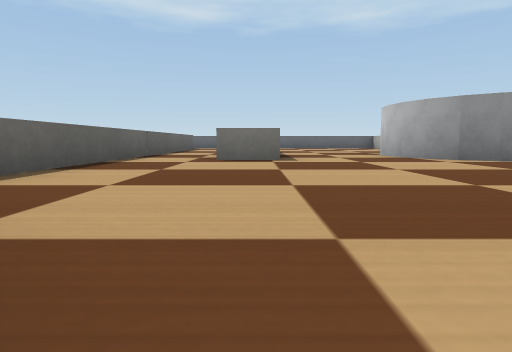
view 1 (above)

13 first-person views from a walk through a robot-simulator world made for Webots. The camera is 0.03 m above the floor, tilts 6° down and sees 75° across. The floor is counted in squares, 0.1 m on a side. Each view is taken from the middle of a square. On the plan, view 1 faces up. The plan holds only what a view shows up to about 9 squares ahead; the rest is blank. The robots in the file are not drawn. Simple shapes and patterns stand in for the simulator's stock objects.

view 2
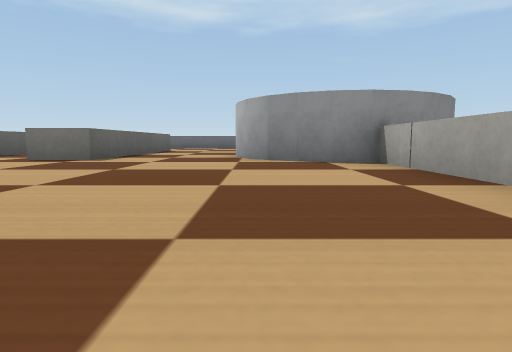

view 3
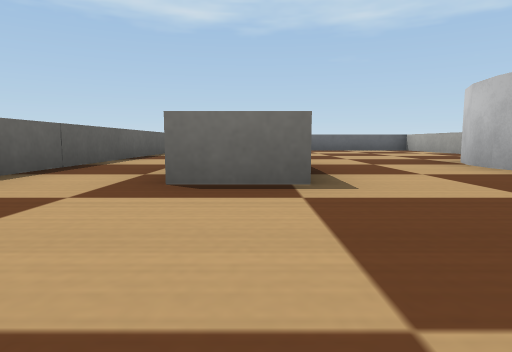

view 4
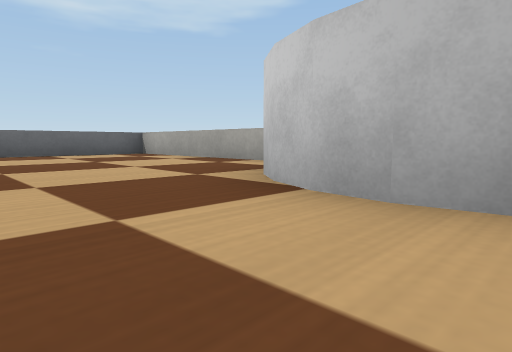

view 5
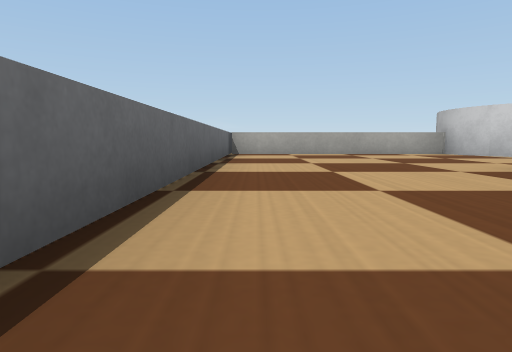

view 6
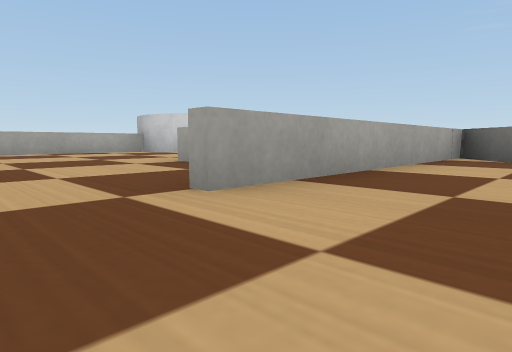

view 7
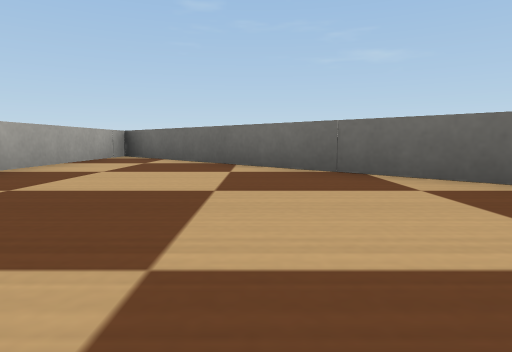

view 8
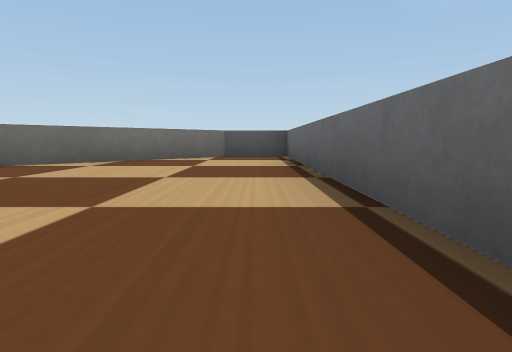

view 9
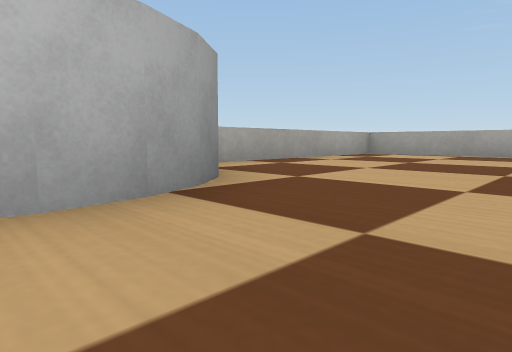

view 10
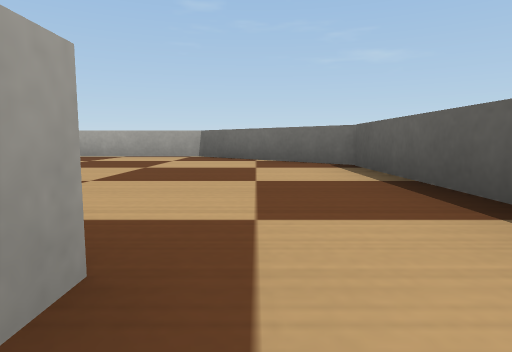

view 11
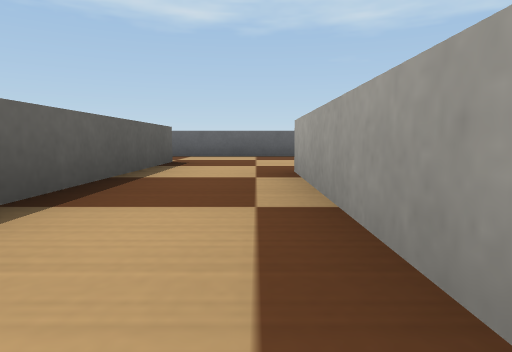

view 12
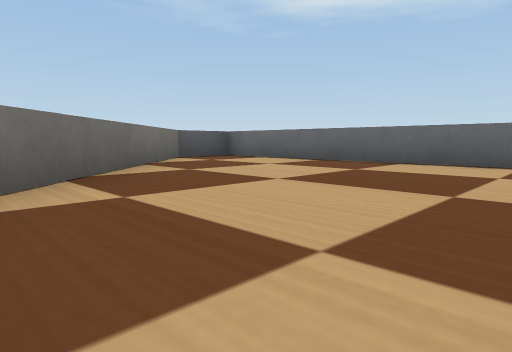

view 13
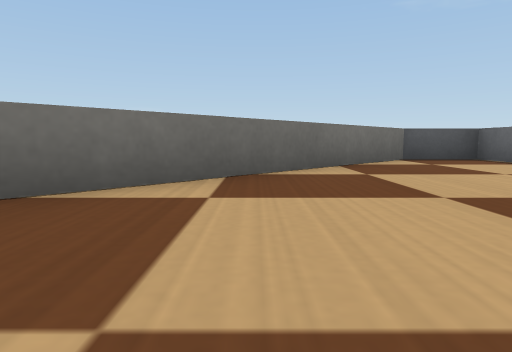

### Floor plan
Key: @ floor where view 1 was taken; # wall or solid block; . floor; C white cylinder.
Columns run from 9 left of view 1 to 6 right of it. Each row starts with its distance up from view 1.
 14 ###############
 13 #.............#
 12 ##............#
 11  ##....#......#
 10   ##...#.#....#
  9    ##..#.#....#
  8     ##.#.#..CCC
  7      ###.#..C
  6       ##.#..C  C
  5        #.....CCC
  4        #......#
  3        #......#
  2        #......#
  1        #......#
  0         #@....#
 -1          ######

Positions as (right, up) in squares from view 1, and headings:
1: (0, 0), facing up
2: (3, 0), facing up
3: (0, 3), facing up
4: (1, 6), facing up-right
5: (-3, 13), facing right
6: (-4, 13), facing down-right
7: (-5, 13), facing down
8: (-2, 13), facing left
9: (1, 7), facing down-right
10: (-1, 6), facing down
11: (-1, 7), facing up
12: (-3, 9), facing up-left
13: (-3, 10), facing left
